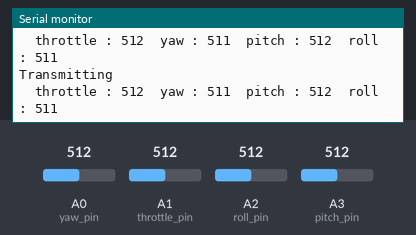
This sketch was run on a simulated Arduino Uno, built with avr-gcc and run on an emulated ATmega328P. Shown: the last lines printed to the serial monitor. The test bench sets the inputs (shaded band); at power-on: A0 (yaw_pin) = 512, A1 (throttle_pin) = 512, A2 (roll_pin) = 512, A3 (pitch_pin) = 512. No radio packets arrive unless stated.

Above: at 1.2 s.
1.3 s: A0 (yaw_pin) set to 716
At 2.1 s:
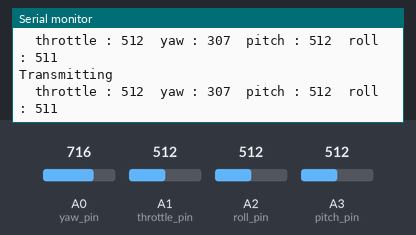
2.8 s: A1 (throttle_pin) set to 716
At 3.3 s:
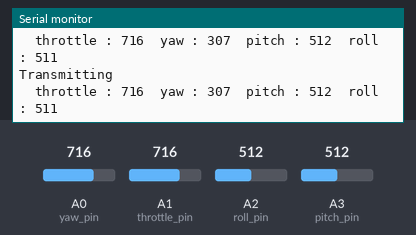
4.3 s: A2 (roll_pin) set to 716
At 5.1 s:
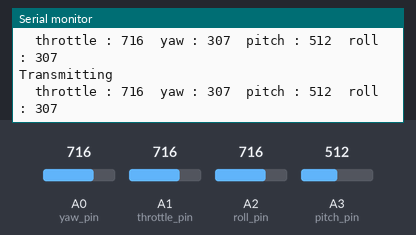
5.8 s: A3 (pitch_pin) set to 716
At 6.8 s:
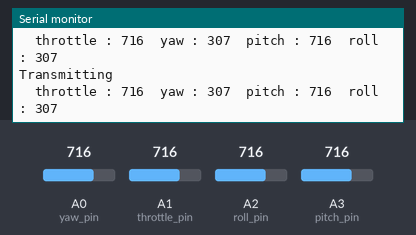

The sketch:

transmitter_rf24.ino
```cpp
#include<SPI.h>
#include"RF24.h"

#define throttle_pin A1
#define yaw_pin A0
#define pitch_pin A3
#define roll_pin A2

boolean hashardware=true; //set true when connecting joysticks

RF24 tx(7,8);
byte addresses[][6]={"tx","rx"};

struct packet
{
  int throttle;
  int yaw;
  int roll;
  int pitch;
}packet_tx;

void setup() {
  Serial.begin(115200);
  pinMode(throttle_pin,INPUT);
  pinMode(yaw_pin,INPUT);
  pinMode(pitch_pin,INPUT);
  pinMode(roll_pin,INPUT);
  tx.begin();
  tx.setChannel(115);
  tx.setAutoAck(0);
  tx.setDataRate(RF24_250KBPS);
  tx.setPALevel(RF24_PA_MAX);
  tx.openWritingPipe(addresses[0]);
  tx.openReadingPipe(1,addresses[1]);
tx.setCRCLength(RF24_CRC_16);
//tx.disableCRC();
}
void loop() {
  if(hashardware){
  packet_tx.throttle = analogRead(throttle_pin);
  packet_tx.yaw = map(analogRead(yaw_pin),0,1023,1023,0);
  packet_tx.pitch = analogRead(pitch_pin);
  packet_tx.roll = map(analogRead(roll_pin),0,1023,1023,0);
  }
  else{
  packet_tx.throttle = 512;
  packet_tx.yaw = 414;
  packet_tx.pitch = 454;
  packet_tx.roll = 768;
  }
  Serial.println();
  Serial.println("Transmitting");
  Serial.print("  throttle : " );
  Serial.print(packet_tx.throttle);
  Serial.print("  yaw : " );
  Serial.print(packet_tx.yaw);
  Serial.print("  pitch : " );
  Serial.print(packet_tx.pitch);
  Serial.print("  roll : " );
  Serial.print(packet_tx.roll);


  if(!tx.write(&packet_tx,sizeof(packet_tx))){
    Serial.println("Transmission failed");
  }

}
```

Measured:
- after the input at 1.3 s, the serial monitor: prints a new line at once (image 1)
- after the input at 2.8 s, the serial monitor: prints a new line at once (image 2)
- after the input at 4.3 s, the serial monitor: prints a new line at once (image 3)
- after the input at 5.8 s, the serial monitor: prints a new line at once (image 4)
